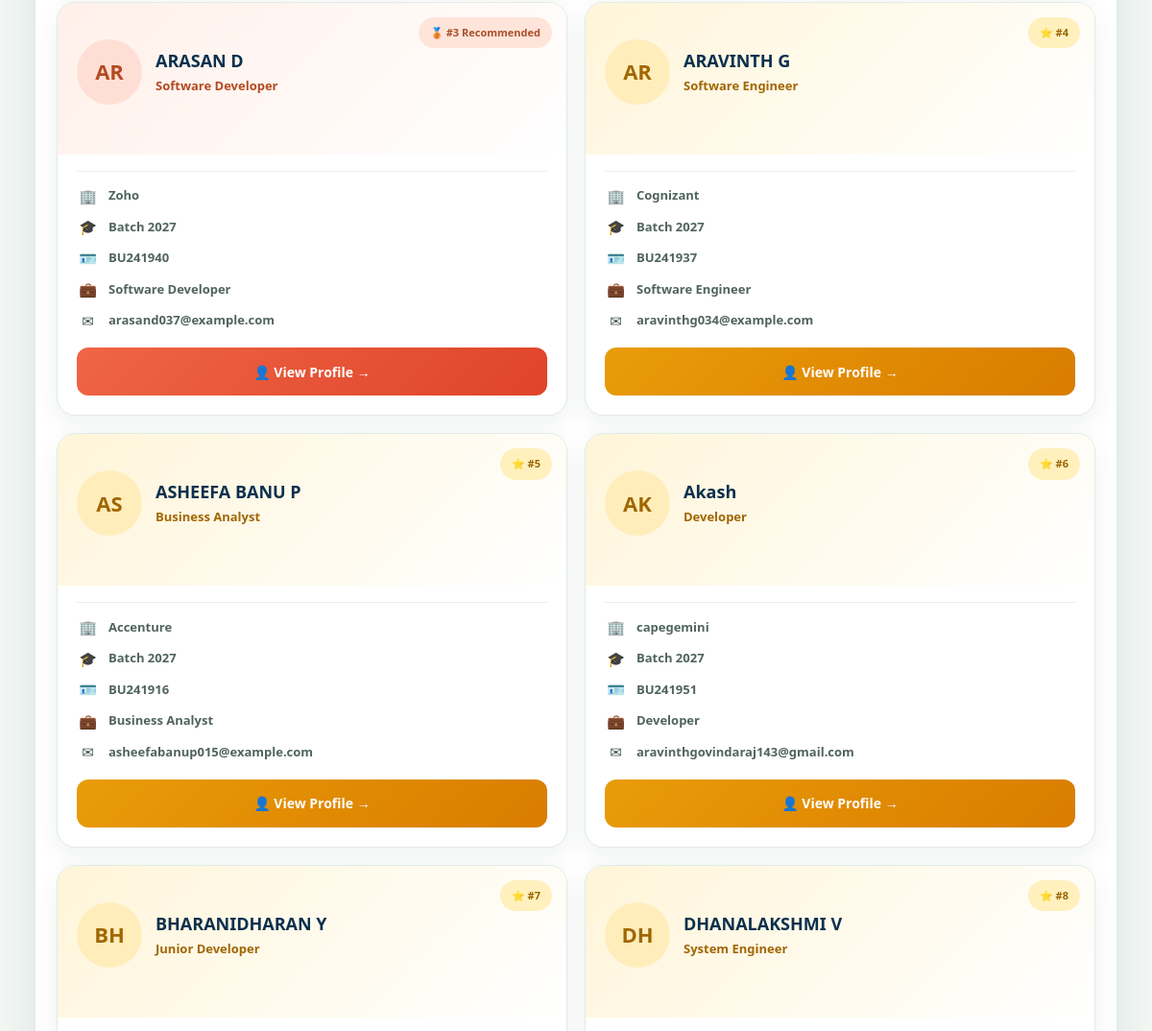
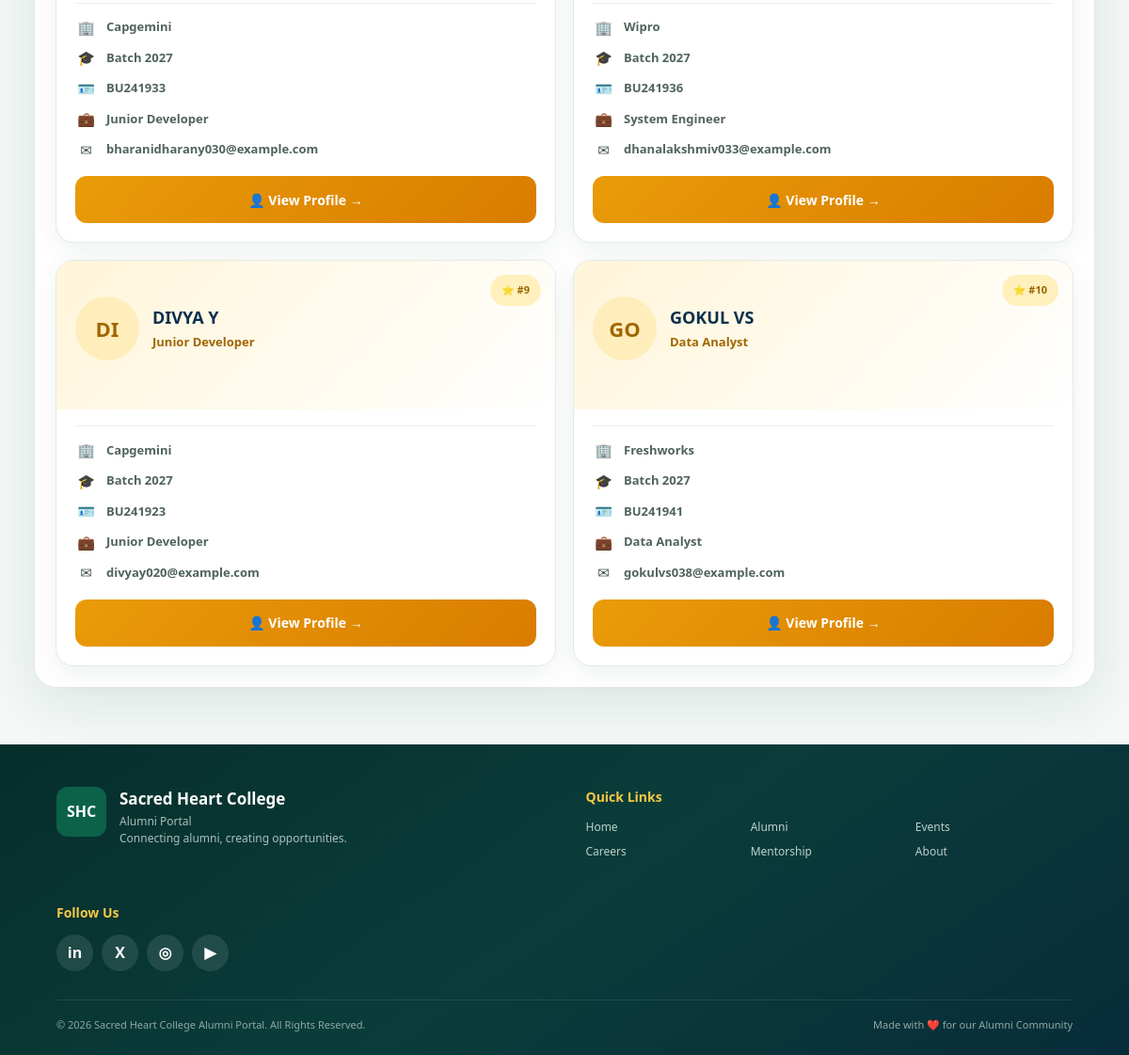
Page /alumni/BU241946/recommended/ (lower part) on the earlier database version (2 pictures, top to bottom).
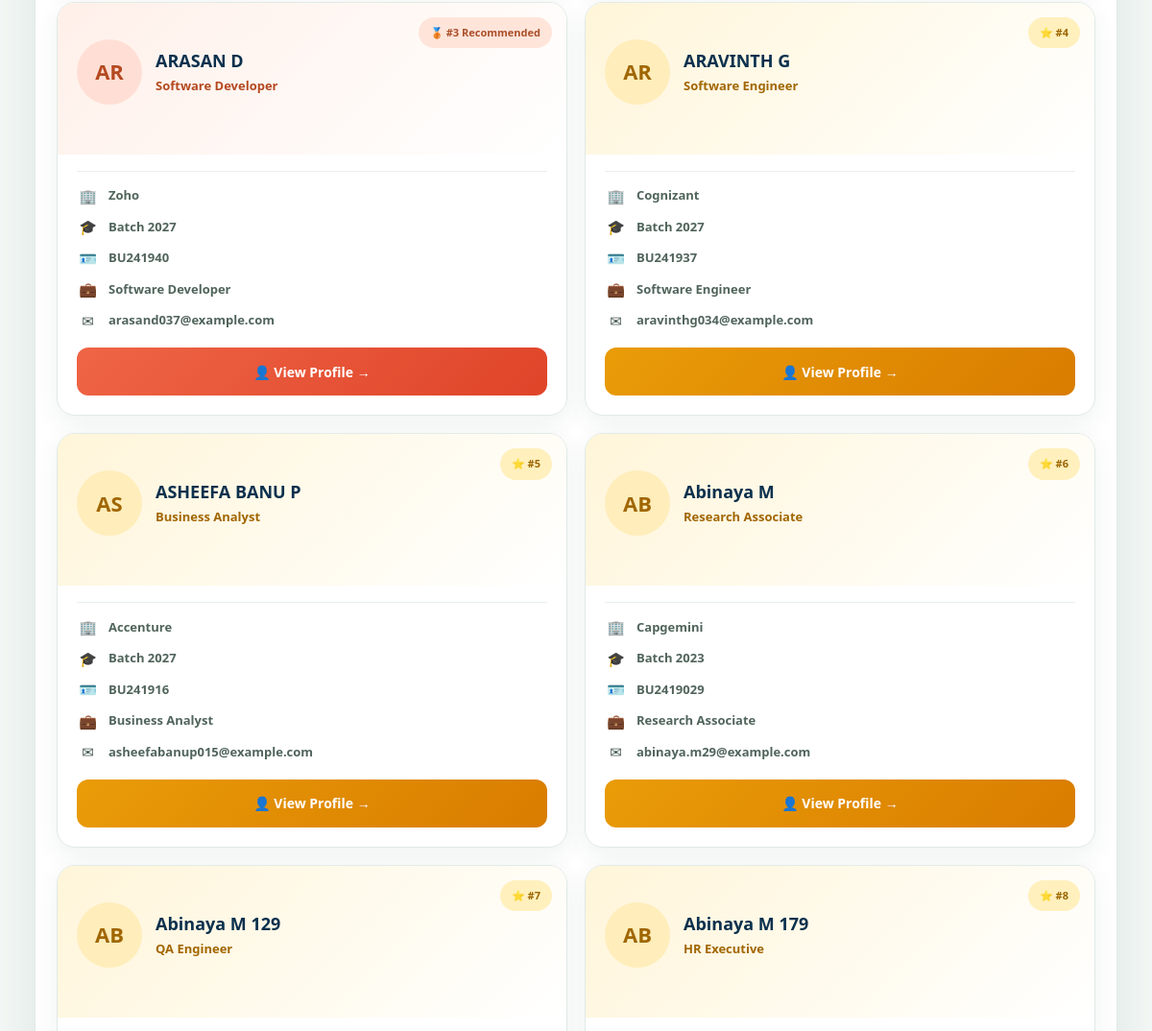
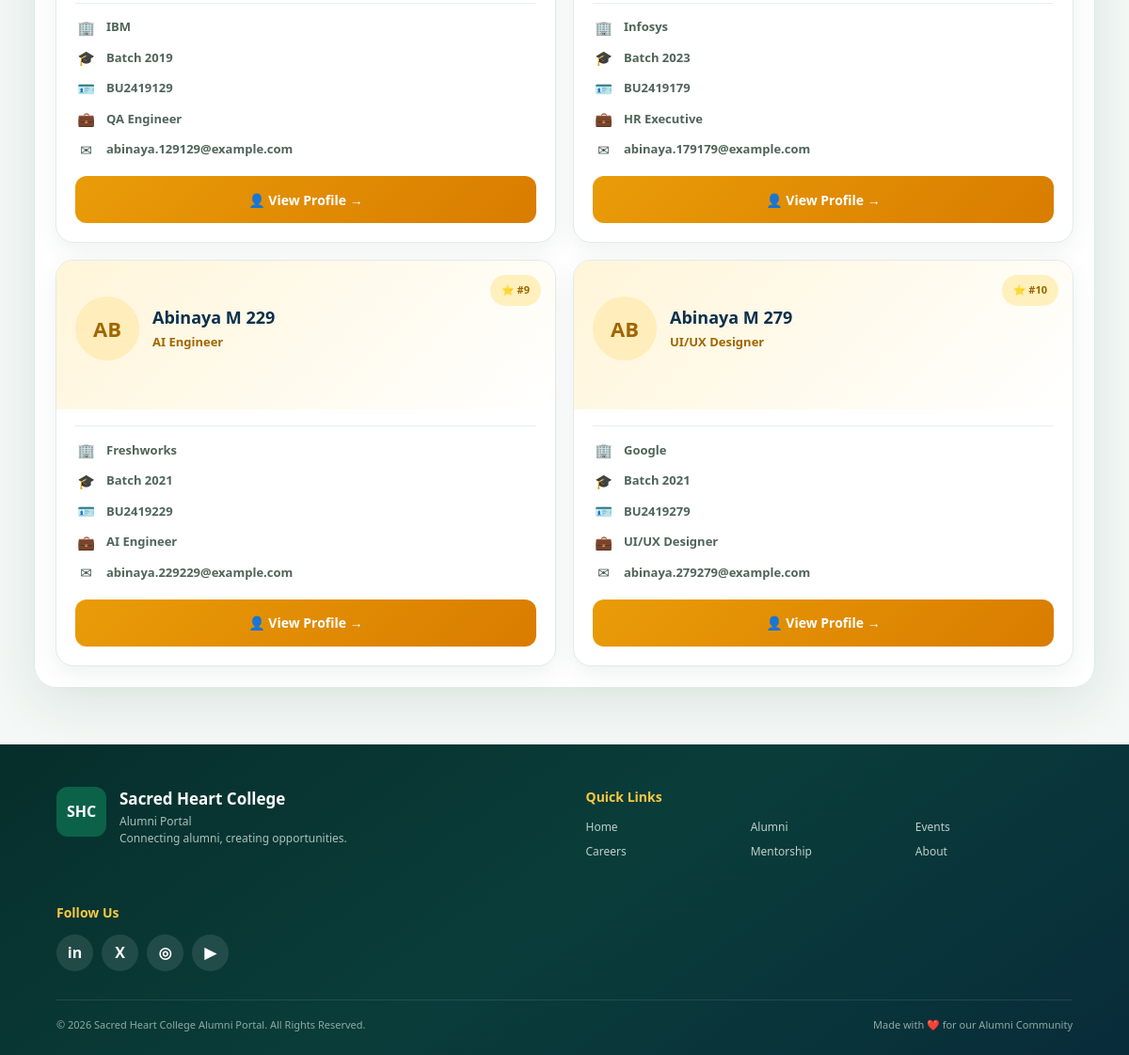
Same page on the later database version (2 pictures, top to bottom).
### accounts/models.py (models this page shows, shortened)
class Alumni(models.Model):
    register_number = models.CharField(
        max_length=20,
        unique=True
    )
    successful_logins = models.PositiveIntegerField(default=0)
    full_name = models.CharField(
        max_length=100
    )
    date_of_birth = models.DateField(
        null=True,
        blank=True
    )
    email = models.EmailField(
        blank=True
    )
    phone = models.CharField(
        max_length=15,
        blank=True
    )
    batch = models.IntegerField(
        default=2027
    )
    company = models.CharField(
        max_length=100,
        blank=True
    )
    position = models.CharField(
        max_length=100,
        blank=True
    )
    feedback = models.TextField(
        null=True,
        blank=True
    )
    kmeans_cluster = models.IntegerField(
        null=True,
        blank=True
    )
    knn_similar_alumni = models.TextField(
        null=True,
        blank=True
    )
    recommended_alumni = models.TextField(
        null=True,
        blank=True
    )
    sentiment_score = models.FloatField(
        null=True,
        blank=True
    )
    sentiment = models.CharField(
        max_length=20,
        null=True,
        blank=True
    )
    location = models.CharField(
        max_length=100,
        null=True,
        blank=True
    )

### accounts/views.py (the view)
def recommended_alumni_view(request, register_number):
    alumnus = get_object_or_404(
        Alumni,
        register_number=register_number
    )
    recommended_alumni = (
        Alumni.objects
        .exclude(id=alumnus.id)
        .order_by("full_name")[:10]
    )
    return render(
        request,
        "accounts/recommended_alumni.html",
        {
            "alumnus": alumnus,
            "recommended_alumni": recommended_alumni,
            "alumni": _current_alumni(request),
        },
    )

### accounts/views.py (called while the page is built, shortened)
def _current_alumni(request):
    session = getattr(request, "session", None)
    if not session:
        return None
    alumni_id = session.get("alumni_id")
    if not alumni_id:
        return None

### accounts/templates/accounts/recommended_alumni.html (shortened to what the changed rows need)
{% load static %}
<!DOCTYPE html>
<html lang="en">
<head>
</head>
<body>
<main class="main">
    <div class="main-card">
        {% if recommended_alumni %}
        <div class="recommended-grid">
            {% for person in recommended_alumni %}
            <article class="recommended-card">
                <div class="card-header">
                    <div class="rank">
                        {% if forloop.counter == 1 %}
                            🏆 #1 Recommended
                        {% elif forloop.counter == 2 %}
                            🥈 #2 Recommended
                        {% elif forloop.counter == 3 %}
                            🥉 #3 Recommended
                        {% else %}
                            ⭐ #{{ forloop.counter }}
                        {% endif %}
                    </div>
                    <div class="profile-row">
                        <div class="profile-avatar">
                            {{ person.full_name|slice:":2"|upper }}
                        </div>
                        <div>
                            <h3>
                                {{ person.full_name }}
                            </h3>
                            <p>
                                {{ person.position }}
                            </p>
                        </div>
                    </div>
                </div>
                <div class="card-body">
                    <div class="details">
                        <div class="detail">
                            <span class="detail-icon">
                                🏢
                            </span>
                            <strong>
                                {{ person.company }}
                            </strong>
                        </div>
                        <div class="detail">
                            <span class="detail-icon">
                                🎓
                            </span>
                            <strong>
                                Batch {{ person.batch }}
                            </strong>
                        </div>
                        <div class="detail">
                            <span class="detail-icon">
                                🪪
                            </span>
                            <strong>
                                {{ person.register_number }}
                            </strong>
                        </div>
                        <div class="detail">
                            <span class="detail-icon">
                                💼
                            </span>
                            <strong>
                                {{ person.position }}
                            </strong>
                        </div>
                        <div class="detail">
                            <span class="detail-icon">
                                ✉
                            </span>
                            <strong>
                                {{ person.email }}
                            </strong>
                        </div>
                    </div>
                    <a
                        href="{% url 'alumni_profile' person.register_number %}"
                        class="profile-button"
                    >
                        👤
                        View Profile
                        →
                    </a>
                </div>
            </article>
            {% endfor %}
        </div>
        {% endif %}
    </div>
</main>
</body>
</html>

Differences in the rows shown:
no longer on this page (row edited): Alumni: full_name "AK", full_name "Akash", position "Developer", company "capegemini", batch "2027", register_number "BU241951", email "aravinthgovindaraj143@gmail.com"
no longer on this page (row edited): Alumni: full_name "BH", full_name "BHARANIDHARAN Y", position "Junior Developer", company "Capgemini", batch "2027", register_number "BU241933", email "bharanidharany030@example.com"
no longer on this page (row edited): Alumni: full_name "DH", full_name "DHANALAKSHMI V", position "System Engineer", company "Wipro", batch "2027", register_number "BU241936", email "dhanalakshmiv033@example.com"
no longer on this page (row edited): Alumni: full_name "DI", full_name "DIVYA Y", position "Junior Developer", company "Capgemini", batch "2027", register_number "BU241923", email "divyay020@example.com"
no longer on this page (row edited): Alumni: full_name "GO", full_name "GOKUL VS", position "Data Analyst", company "Freshworks", batch "2027", register_number "BU241941", email "gokulvs038@example.com"
added Alumni: full_name "AB", full_name "Abinaya M", position "Research Associate", company "Capgemini", batch "2023", register_number "BU2419029", email "abinaya.m29@example.com"
added Alumni: full_name "AB", full_name "Abinaya M 129", position "QA Engineer", company "IBM", batch "2019", register_number "BU2419129", email "abinaya.129129@example.com"
added Alumni: full_name "AB", full_name "Abinaya M 179", position "HR Executive", company "Infosys", batch "2023", register_number "BU2419179", email "abinaya.179179@example.com"
added Alumni: full_name "AB", full_name "Abinaya M 229", position "AI Engineer", company "Freshworks", batch "2021", register_number "BU2419229", email "abinaya.229229@example.com"
added Alumni: full_name "AB", full_name "Abinaya M 279", position "UI/UX Designer", company "Google", batch "2021", register_number "BU2419279", email "abinaya.279279@example.com"
